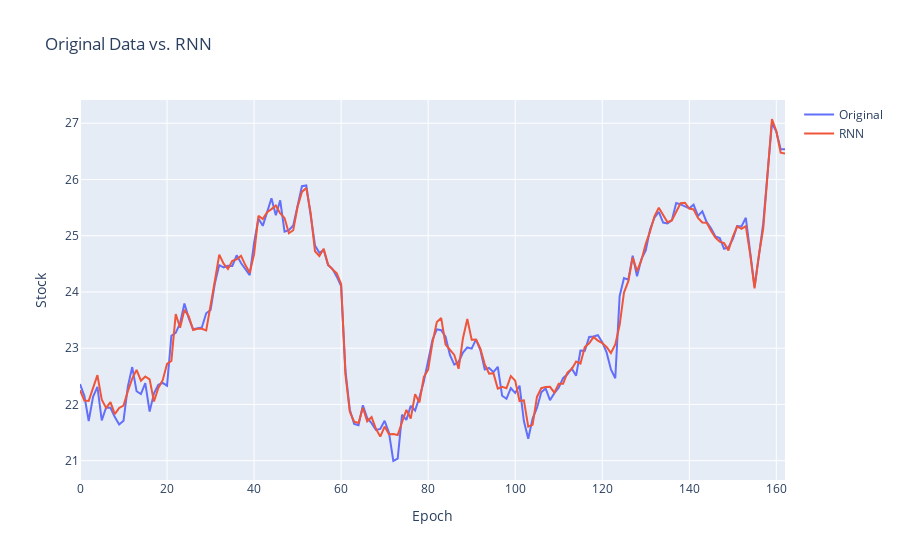

Write notebook code for a chart like this one.
### Code cell
import plotly.graph_objects as go

# Create random data with numpy
import numpy as np
np.random.seed(1)

new_original = []
new_pred = []
for i in range(len(original.values)):
    new_original.append(original.values[i][0])
for i in range(len(original.values)):
    new_pred.append(predict.values[i][0])
new_original = np.array(new_original)
new_pred = np.array(new_pred)

# Create traces
fig = go.Figure()
fig.add_trace(go.Scatter(x=original.index, y=new_original,
                    mode='lines',
                    name='Original'))
fig.add_trace(go.Scatter(x=original.index, y=new_pred,
                    mode='lines',
                    name='RNN'))
fig.update_layout(title='Original Data vs. RNN',
                   xaxis_title='Epoch',
                   yaxis_title='Stock')

fig.show()

### Figure 1 — Plotly figure (JSON) as saved in the notebook; plotly's stock layout.template omitted (floating-point values rounded to 4 significant figures; data arrays with more than 128 entries replaced by an {"elided": "..."} marker saying what was removed)
{"data": [{"mode": "lines", "name": "Original", "type": "scatter", "x": {"elided": "163 int values"}, "y": {"elided": "163 float values"}}, {"mode": "lines", "name": "RNN", "type": "scatter", "x": {"elided": "163 int values"}, "y": {"elided": "163 float values"}}], "layout": {"title": {"text": "Original Data vs. RNN"}, "xaxis": {"title": {"text": "Epoch"}}, "yaxis": {"title": {"text": "Stock"}}}}
